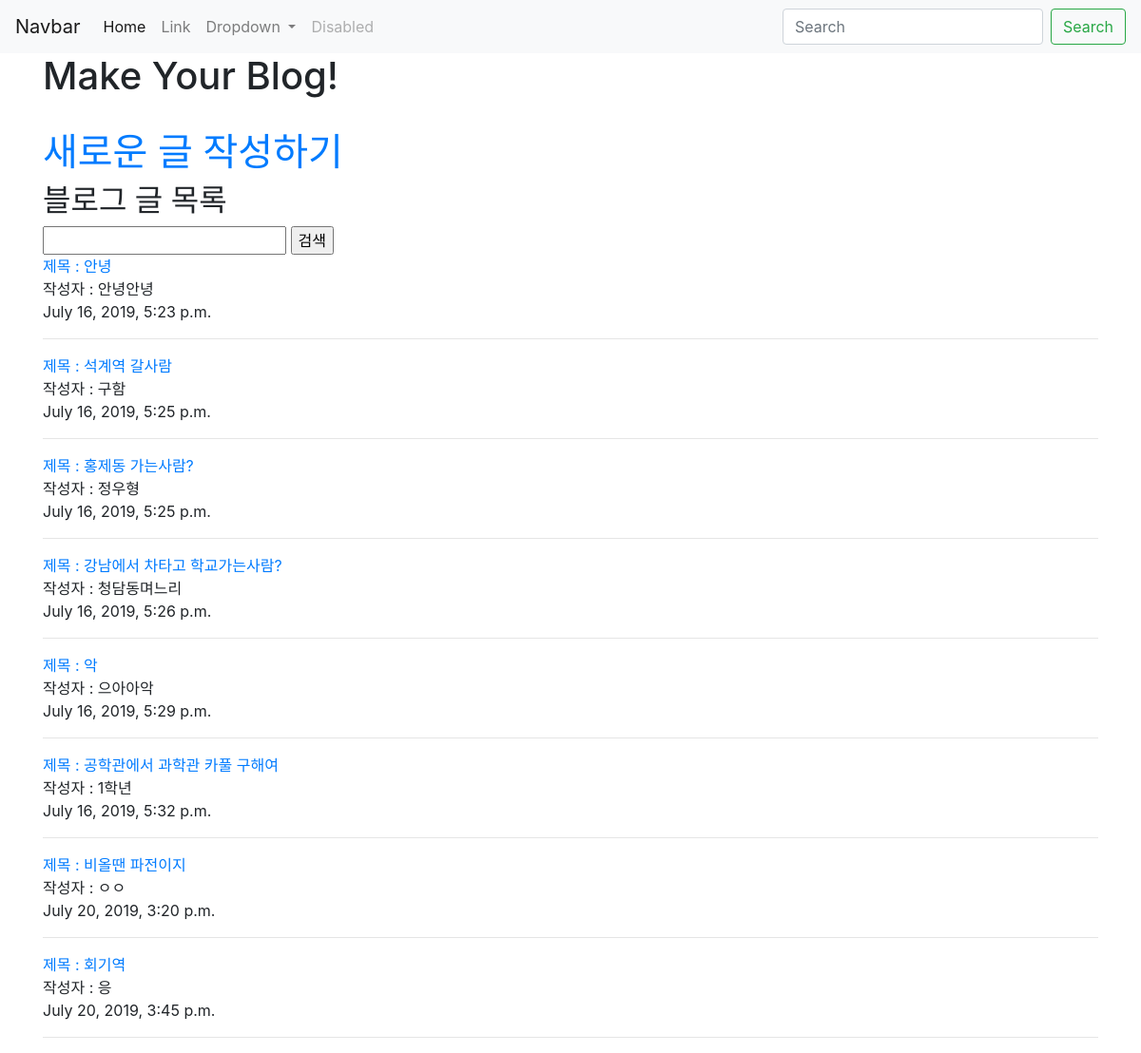
Screenshot of /carpool/home/ with the database file from the repository.
### CarPool/models.py (models this page shows)
class CarPool(models.Model):
    title=models.CharField(max_length=200)
    writer= models.CharField(max_length=200)
    pub_date = models.DateTimeField('date published')
    body = models.TextField()

### CarPool/views.py (the view)
# urls.py: path('home/', CarPool.views.carpool, name="carpool_home"),
def carpool(request):
    carpools=CarPool.objects.all()
    return render(request,'CarPool/home.html', {'carpools' : carpools})

### CarPool/templates/CarPool/home.html
{% extends 'base.html' %}
{% block content %}
<div class="container">
        <h1>Make Your Blog! </h1>
        <br>
       <h1> <a href="{% url 'carpool:new'%}">새로운 글 작성하기</a></h1>
        <h2>블로그 글 목록</h2>
        <form action="{% url 'carpool:search' %}" method="get">
            <input type="text" name="q" value="{{ q }}">
            <input type="submit" value="검색">
        </form>
        {% for carpool in carpools%}
        <a href="{% url 'carpool:detail' carpool.id %}">
            제목 : {{carpool.title}}
        </a>
        <br>
        작성자 : {{carpool.writer}}
        <br>
        {{carpool.pub_date}}
        <br>
        <hr>
        {% endfor %}
</div>
</body>
{% endblock %}

### rows the page displays
CarPool: title "안녕", writer "안녕안녕", pub_date "July 16, 2019, 5:23 p.m."
CarPool: title "석계역 갈사람", writer "구함", pub_date "July 16, 2019, 5:25 p.m."
CarPool: title "홍제동 가는사람?", writer "정우형", pub_date "July 16, 2019, 5:25 p.m."
CarPool: title "강남에서 차타고 학교가는사람?", writer "청담동며느리", pub_date "July 16, 2019, 5:26 p.m."
CarPool: title "악", writer "으아아악", pub_date "July 16, 2019, 5:29 p.m."
CarPool: title "공학관에서 과학관 카풀 구해여", writer "1학년", pub_date "July 16, 2019, 5:32 p.m."
CarPool: title "비올땐 파전이지", writer "ㅇㅇ", pub_date "July 20, 2019, 3:20 p.m."
CarPool: title "회기역", writer "응", pub_date "July 20, 2019, 3:45 p.m."
